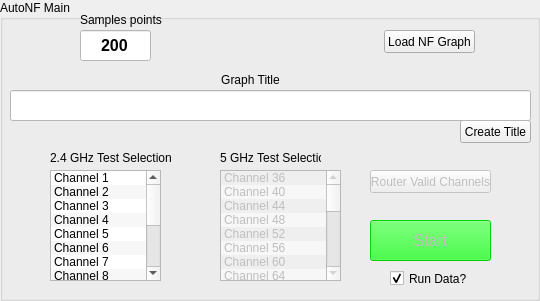
             <widget class="QGroupBox" name="groupBox_8">
              <property name="minimumSize">
               <size>
                <width>511</width>
                <height>301</height>
               </size>
              </property>
              <property name="title">
               <string>AutoNF Main</string>
              </property>
              <widget class="QPushButton" name="NF_StartBtn">
               <property name="enabled">
                <bool>false</bool>
               </property>
               <property name="geometry">
                <rect>
                 <x>370</x>
                 <y>220</y>
                 <width>121</width>
                 <height>41</height>
                </rect>
               </property>
               <property name="font">
                <font>
                 <pointsize>12</pointsize>
                </font>
               </property>
               <property name="toolTip">
                <string extracomment="Select Router COM to enable"/>
               </property>
               <property name="whatsThis">
                <string extracomment="Select Router COM to enable"/>
               </property>
               <property name="accessibleDescription">
                <string/>
               </property>
               <property name="styleSheet">
                <string notr="true">background-color: rgb(0, 255, 0);</string>
               </property>
               <property name="text">
                <string>Start</string>
               </property>
              </widget>
              <widget class="QCheckBox" name="NFDataCheckBox">
               <property name="geometry">
                <rect>
                 <x>390</x>
                 <y>270</y>
                 <width>80</width>
                 <height>17</height>
                </rect>
               </property>
               <property name="minimumSize">
                <size>
                 <width>80</width>
                 <height>17</height>
                </size>
               </property>
               <property name="text">
                <string>Run Data?</string>
               </property>
               <property name="checked">
                <bool>true</bool>
               </property>
              </widget>
              <widget class="QPushButton" name="NF_createTitleBtn">
               <property name="geometry">
                <rect>
                 <x>460</x>
                 <y>120</y>
                 <width>71</width>
                 <height>23</height>
                </rect>
               </property>
               <property name="text">
                <string>Create Title</string>
               </property>
              </widget>
              <widget class="QLineEdit" name="NF_TitleText">
               <property name="geometry">
                <rect>
                 <x>10</x>
                 <y>90</y>
                 <width>521</width>
                 <height>31</height>
                </rect>
               </property>
               <property name="font">
                <font>
                 <pointsize>10</pointsize>
                </font>
               </property>
               <property name="styleSheet">
                <string notr="true">background-color: rgb(255, 255, 255);</string>
               </property>
              </widget>
              <widget class="QLineEdit" name="NF_NumSampText">
               <property name="geometry">
                <rect>
                 <x>80</x>
                 <y>30</y>
                 <width>71</width>
                 <height>31</height>
                </rect>
               </property>
               <property name="font">
                <font>
                 <pointsize>12</pointsize>
                 <weight>75</weight>
                 <bold>true</bold>
                </font>
               </property>
               <property name="styleSheet">
                <string notr="true">background-color: rgb(255, 255, 255);</string>
               </property>
               <property name="text">
                <string>200</string>
               </property>
               <property name="alignment">
                <set>Qt::AlignCenter</set>
               </property>
              </widget>
              <widget class="QLabel" name="label_6">
               <property name="geometry">
                <rect>
                 <x>80</x>
                 <y>10</y>
                 <width>111</width>
                 <height>20</height>
                </rect>
               </property>
               <property name="text">
                <string>Samples points</string>
               </property>
               <property name="buddy">
                <cstring>NF_NumSampText</cstring>
               </property>
              </widget>
              <widget class="QLabel" name="label_8">
               <property name="geometry">
                <rect>
                 <x>220</x>
                 <y>70</y>
                 <width>61</width>
                 <height>20</height>
                </rect>
               </property>
               <property name="text">
                <string>Graph Title</string>
               </property>
               <property name="alignment">
                <set>Qt::AlignCenter</set>
               </property>
               <property name="buddy">
                <cstring>NF_TitleText</cstring>
               </property>
              </widget>
              <widget class="QListWidget" name="NF_24SelList">
               <property name="geometry">
                <rect>
                 <x>50</x>
                 <y>170</y>
                 <width>111</width>
                 <height>111</height>
                </rect>
               </property>
               <property name="styleSheet">
                <string notr="true">selection-color: rgb(0, 0, 0);
item::selection-color: rgb(11, 234, 63);
item::selection-background-color: rgb(0, 170, 0);
item::background-color: rgb(255, 255, 255);</string>
               </property>
               <property name="editTriggers">
                <set>QAbstractItemView::NoEditTriggers</set>
               </property>
               <property name="alternatingRowColors">
                <bool>true</bool>
               </property>
               <property name="selectionMode">
                <enum>QAbstractItemView::MultiSelection</enum>
               </property>
               <item>
                <property name="text">
                 <string>Channel 1</string>
                </property>
               </item>
               <item>
                <property name="text">
                 <string>Channel 2</string>
                </property>
               </item>
               <item>
                <property name="text">
                 <string>Channel 3</string>
                </property>
               </item>
               <item>
                <property name="text">
                 <string>Channel 4</string>
                </property>
               </item>
               <item>
                <property name="text">
                 <string>Channel 5</string>
                </property>
               </item>
               <item>
                <property name="text">
                 <string>Channel 6</string>
                </property>
               </item>
               <item>
                <property name="text">
                 <string>Channel 7</string>
                </property>
               </item>
               <item>
                <property name="text">
                 <string>Channel 8</string>
                </property>
               </item>
               <item>
                <property name="text">
                 <string>Channel 9</string>
                </property>
               </item>
               <item>
                <property name="text">
                 <string>Channel 10</string>
                </property>
               </item>
               <item>
                <property name="text">
                 <string>Channel 11</string>
                </property>
               </item>
               <item>
                <property name="text">
                 <string>Channel 12</string>
                </property>
               </item>
               <item>
                <property name="text">
                 <string>Channel 13</string>
                </property>
               </item>
               <item>
                <property name="text">
                 <string>Channel 14</string>
                </property>
               </item>
              </widget>
              <widget class="QLabel" name="label_9">
               <property name="geometry">
                <rect>
                 <x>50</x>
                 <y>150</y>
                 <width>121</width>
                 <height>16</height>
                </rect>
               </property>
               <property name="text">
                <string>2.4 GHz Test Selection</string>
               </property>
               <property name="buddy">
                <cstring>NF_24SelList</cstring>
               </property>
              </widget>
              <widget class="QLabel" name="label_10">
               <property name="geometry">
                <rect>
                 <x>220</x>
                 <y>150</y>
                 <width>101</width>
                 <height>16</height>
                </rect>
               </property>
               <property name="text">
                <string>5 GHz Test Selection</string>
               </property>
               <property name="buddy">
                <cstring>NF_5SelList</cstring>
               </property>
              </widget>
              <widget class="QListWidget" name="NF_5SelList">
               <property name="enabled">
                <bool>false</bool>
               </property>
               <property name="geometry">
                <rect>
                 <x>220</x>
                 <y>170</y>
                 <width>121</width>
                 <height>111</height>
                </rect>
               </property>
               <property name="styleSheet">
                <string notr="true">selection-color: rgb(0, 0, 0);
item::selection-color: rgb(11, 234, 63);
item::selection-background-color: rgb(0, 170, 0);
item::background-color: rgb(255, 255, 255);</string>
               </property>
               <property name="editTriggers">
                <set>QAbstractItemView::NoEditTriggers</set>
               </property>
               <property name="alternatingRowColors">
                <bool>true</bool>
               </property>
               <property name="selectionMode">
                <enum>QAbstractItemView::MultiSelection</enum>
               </property>
               <item>
                <property name="text">
                 <string>Channel 36</string>
                </property>
               </item>
               <item>
                <property name="text">
                 <string>Channel 40</string>
                </property>
               </item>
               <item>
                <property name="text">
                 <string>Channel 44</string>
                </property>
               </item>
               <item>
                <property name="text">
                 <string>Channel 48</string>
                </property>
               </item>
               <item>
                <property name="text">
                 <string>Channel 52</string>
                </property>
               </item>
               <item>
                <property name="text">
                 <string>Channel 56</string>
                </property>
               </item>
               <item>
                <property name="text">
                 <string>Channel 60</string>
                </property>
               </item>
               <item>
                <property name="text">
                 <string>Channel 64</string>
                </property>
               </item>
               <item>
                <property name="text">
                 <string>Channel 100</string>
                </property>
               </item>
               <item>
                <property name="text">
                 <string>Channel 104</string>
                </property>
               </item>
               <item>
                <property name="text">
                 <string>Channel 108</string>
                </property>
               </item>
               <item>
                <property name="text">
                 <string>Channel 112</string>
                </property>
               </item>
               <item>
                <property name="text">
                 <string>Channel 116</string>
                </property>
               </item>
               <item>
                <property name="text">
                 <string>Channel 120</string>
                </property>
               </item>
               <item>
                <property name="text">
                 <string>Channel 124</string>
                </property>
               </item>
               <item>
                <property name="text">
                 <string>Channel 128</string>
                </property>
               </item>
               <item>
                <property name="text">
                 <string>Channel 132</string>
                </property>
               </item>
               <item>
                <property name="text">
                 <string>Channel 136</string>
                </property>
               </item>
               <item>
                <property name="text">
                 <string>Channel 140</string>
                </property>
               </item>
               <item>
                <property name="text">
                 <string>Channel 149</string>
                </property>
               </item>
               <item>
                <property name="text">
                 <string>Channel 153</string>
                </property>
               </item>
               <item>
                <property name="text">
                 <string>Channel 157</string>
                </property>
               </item>
               <item>
                <property name="text">
                 <string>Channel 161</string>
                </property>
               </item>
               <item>
                <property name="text">
                 <string>Channel 184</string>
                </property>
               </item>
               <item>
                <property name="text">
                 <string>Channel 188</string>
                </property>
               </item>
               <item>
                <property name="text">
                 <string>Channel 192</string>
                </property>
               </item>
               <item>
                <property name="text">
                 <string>Channel 196</string>
                </property>
               </item>
               <item>
                <property name="text">
                 <string>Channel 200</string>
                </property>
               </item>
               <item>
                <property name="text">
                 <string>Channel 204</string>
                </property>
               </item>
               <item>
                <property name="text">
                 <string>Channel 208</string>
                </property>
               </item>
               <item>
                <property name="text">
                 <string>Channel 212</string>
                </property>
               </item>
               <item>
                <property name="text">
                 <string>Channel 216</string>
                </property>
               </item>
              </widget>
              <widget class="QPushButton" name="NF_PrnChans">
               <property name="enabled">
                <bool>false</bool>
               </property>
               <property name="geometry">
                <rect>
                 <x>370</x>
                 <y>170</y>
                 <width>121</width>
                 <height>23</height>
                </rect>
               </property>
               <property name="text">
                <string>Router Valid Channels</string>
               </property>
              </widget>
              <widget class="QPushButton" name="NF_LoadBtn">
               <property name="geometry">
                <rect>
                 <x>384</x>
                 <y>30</y>
                 <width>91</width>
                 <height>23</height>
                </rect>
               </property>
               <property name="text">
                <string>Load NF Graph</string>
               </property>
              </widget>
             </widget>
